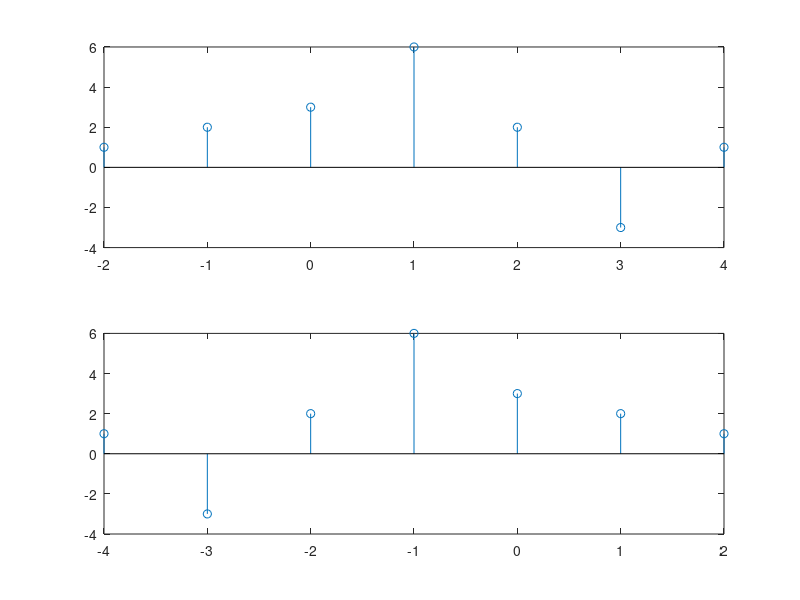

Reproduce this figure in MATLAB.
clc;
clear;
close all;
x=[1 2 3 6 2 -3 1];
n=[-2 -1 0 1 2 3 4];
subplot(211);
stem(n,x);
y=fliplr(x);
m=-fliplr(n);
subplot(2,1,2);
stem(m,y);
% folding of signal 
